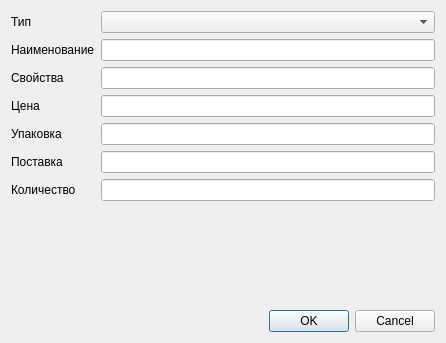
<?xml version="1.0" encoding="UTF-8"?>
<ui version="4.0">
 <class>DialogProduct</class>
 <widget class="QDialog" name="DialogProduct">
  <property name="geometry">
   <rect>
    <x>0</x>
    <y>0</y>
    <width>446</width>
    <height>343</height>
   </rect>
  </property>
  <property name="windowTitle">
   <string>Товар</string>
  </property>
  <layout class="QGridLayout" name="gridLayout">
   <item row="0" column="0">
    <widget class="QLabel" name="label">
     <property name="text">
      <string>Тип</string>
     </property>
    </widget>
   </item>
   <item row="0" column="1">
    <widget class="QComboBox" name="comboBoxType"/>
   </item>
   <item row="1" column="0">
    <widget class="QLabel" name="label_2">
     <property name="text">
      <string>Наименование</string>
     </property>
    </widget>
   </item>
   <item row="1" column="1">
    <widget class="QLineEdit" name="lineEditName"/>
   </item>
   <item row="2" column="0">
    <widget class="QLabel" name="label_3">
     <property name="text">
      <string>Свойства</string>
     </property>
    </widget>
   </item>
   <item row="2" column="1">
    <widget class="QLineEdit" name="lineEditProps"/>
   </item>
   <item row="3" column="0">
    <widget class="QLabel" name="label_4">
     <property name="text">
      <string>Цена</string>
     </property>
    </widget>
   </item>
   <item row="3" column="1">
    <widget class="QLineEdit" name="lineEditPrice"/>
   </item>
   <item row="4" column="0">
    <widget class="QLabel" name="label_5">
     <property name="text">
      <string>Упаковка</string>
     </property>
    </widget>
   </item>
   <item row="4" column="1">
    <widget class="QLineEdit" name="lineEditPackage"/>
   </item>
   <item row="5" column="0">
    <widget class="QLabel" name="label_6">
     <property name="text">
      <string>Поставка</string>
     </property>
    </widget>
   </item>
   <item row="5" column="1">
    <widget class="QLineEdit" name="lineEditSupply"/>
   </item>
   <item row="6" column="0">
    <widget class="QLabel" name="label_7">
     <property name="text">
      <string>Количество</string>
     </property>
    </widget>
   </item>
   <item row="6" column="1">
    <widget class="QLineEdit" name="lineEditCount"/>
   </item>
   <item row="7" column="1">
    <spacer name="verticalSpacer_2">
     <property name="orientation">
      <enum>Qt::Vertical</enum>
     </property>
     <property name="sizeHint" stdset="0">
      <size>
       <width>20</width>
       <height>235</height>
      </size>
     </property>
    </spacer>
   </item>
   <item row="8" column="0" colspan="2">
    <widget class="QDialogButtonBox" name="buttonBox">
     <property name="orientation">
      <enum>Qt::Horizontal</enum>
     </property>
     <property name="standardButtons">
      <set>QDialogButtonBox::Cancel|QDialogButtonBox::Ok</set>
     </property>
    </widget>
   </item>
  </layout>
 </widget>
 <resources/>
 <connections>
  <connection>
   <sender>buttonBox</sender>
   <signal>rejected()</signal>
   <receiver>DialogProduct</receiver>
   <slot>reject()</slot>
   <hints>
    <hint type="sourcelabel">
     <x>316</x>
     <y>260</y>
    </hint>
    <hint type="destinationlabel">
     <x>286</x>
     <y>274</y>
    </hint>
   </hints>
  </connection>
 </connections>
</ui>
